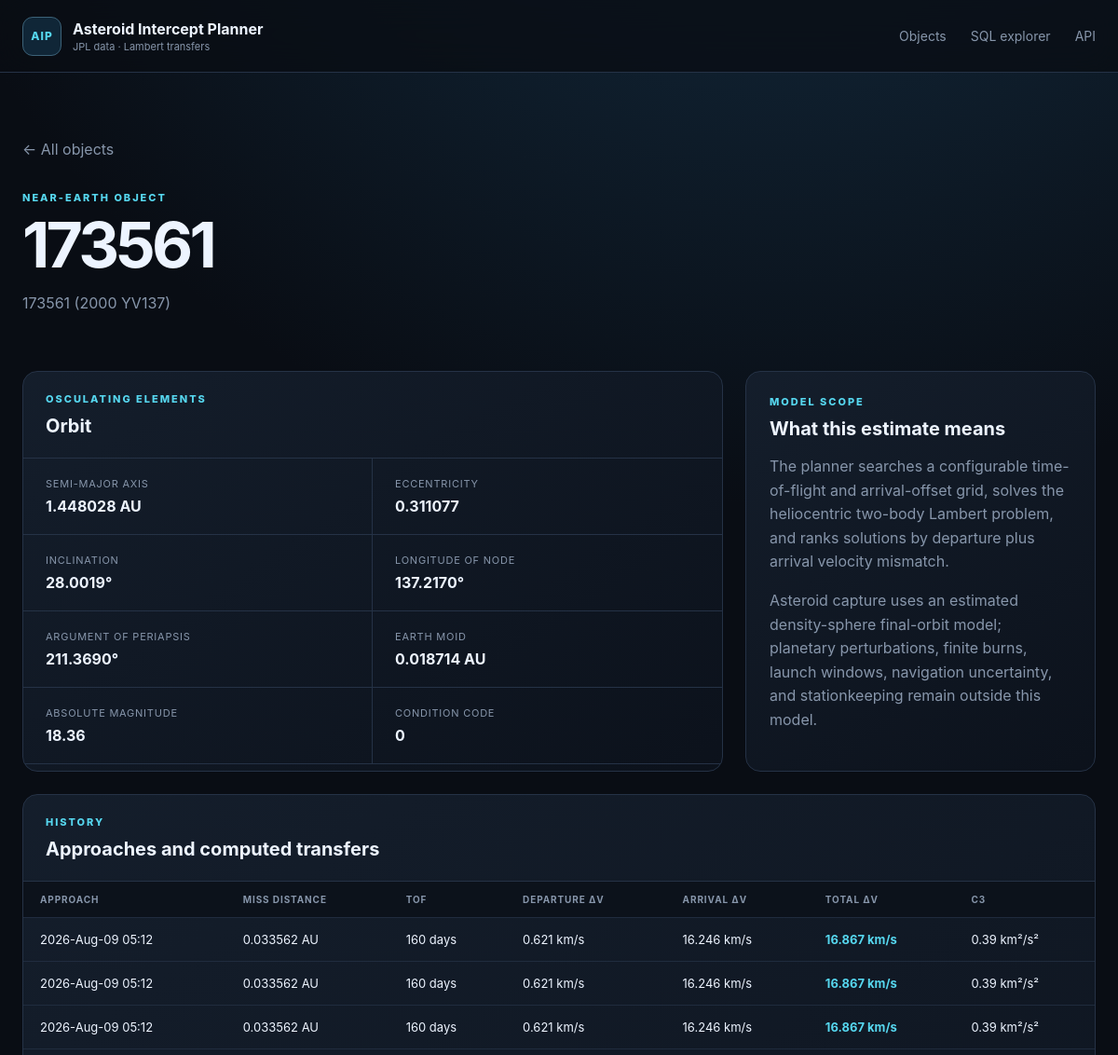
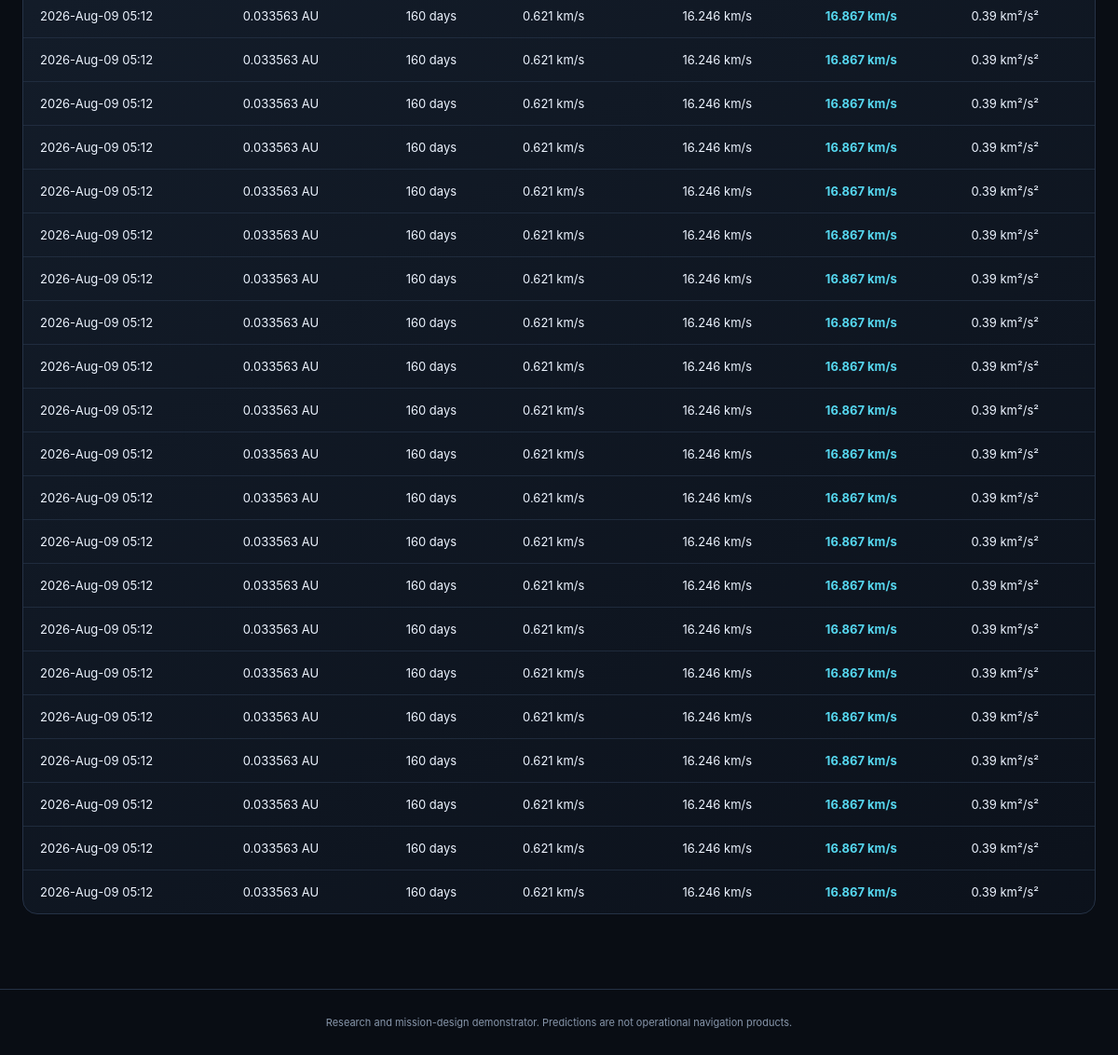
Screenshot of /asteroid/173561 with the database file from the repository (2 pictures, top to bottom).
### tables this page shows
CREATE TABLE orbital_elements (
    designation TEXT PRIMARY KEY REFERENCES asteroids(designation) ON DELETE CASCADE,
    epoch_jd_tdb REAL,
    semi_major_axis_au REAL NOT NULL,
    eccentricity REAL NOT NULL,
    inclination_deg REAL NOT NULL,
    raan_deg REAL NOT NULL,
    arg_periapsis_deg REAL NOT NULL,
    mean_anomaly_deg REAL,
    perihelion_time_jd_tdb REAL,
    perihelion_distance_au REAL,
    aphelion_distance_au REAL,
    orbital_period_days REAL,
    earth_moid_au REAL,
    condition_code TEXT,
    orbit_id TEXT,
    source TEXT NOT NULL,
    updated_at TEXT NOT NULL
);

CREATE TABLE asteroids (
    designation TEXT PRIMARY KEY,
    fullname TEXT,
    absolute_magnitude_h REAL,
    diameter_km REAL,
    first_seen_at TEXT NOT NULL,
    updated_at TEXT NOT NULL
);

CREATE TABLE intercept_plans (
    plan_id INTEGER PRIMARY KEY AUTOINCREMENT,
    approach_id INTEGER NOT NULL REFERENCES close_approaches(approach_id) ON DELETE CASCADE,
    method TEXT NOT NULL,
    departure_jd_tdb REAL NOT NULL,
    arrival_jd_tdb REAL NOT NULL,
    tof_days REAL NOT NULL,
    departure_dv_kms REAL NOT NULL,
    arrival_dv_kms REAL NOT NULL,
    total_dv_kms REAL NOT NULL,
    c3_km2_s2 REAL,
    leo_departure_dv_kms REAL,
    polyline_json TEXT,
    computed_at TEXT NOT NULL, capture_dv_kms REAL, stable_final_orbit INTEGER, capture_json TEXT,
    UNIQUE (approach_id, method)
);

CREATE TABLE close_approaches (
    approach_id INTEGER PRIMARY KEY AUTOINCREMENT,
    designation TEXT NOT NULL REFERENCES asteroids(designation) ON DELETE CASCADE,
    body TEXT NOT NULL DEFAULT 'Earth',
    close_approach_jd_tdb REAL NOT NULL,
    close_approach_text TEXT,
    distance_au REAL NOT NULL,
    distance_min_au REAL,
    distance_max_au REAL,
    relative_velocity_kms REAL,
    hyperbolic_excess_velocity_kms REAL,
    time_uncertainty TEXT,
    ingested_at TEXT NOT NULL,
    UNIQUE (designation, body, close_approach_jd_tdb)
);

### app/web.py (the view)
    @application.route("/asteroid/<designation>")
    def asteroid_detail(designation: str):
        asteroid = get_asteroid(designation, settings.database_path)
        if asteroid is None:
            return render_template("not_found.html", designation=designation), 404
        return render_template(
            "detail.html",
            asteroid=asteroid,
            approaches=asteroid_approaches(designation, settings.database_path),
        )

### app/database.py (called while the page is built, shortened)
def _dict_row(cursor: sqlite3.Cursor, row: tuple[Any, ...]) -> dict[str, Any]:
    return {column[0]: row[index] for index, column in enumerate(cursor.description)}

@contextmanager
def connect(path: Path | None = None) -> Iterator[sqlite3.Connection]:
    database_path = Path(path or get_settings().database_path)
    database_path.parent.mkdir(parents=True, exist_ok=True)
    connection = sqlite3.connect(database_path, timeout=30)
    connection.row_factory = _dict_row
    connection.execute("PRAGMA foreign_keys = ON")
    connection.execute("PRAGMA busy_timeout = 30000")
    try:
        yield connection
    finally:
        connection.close()

def initialize_database(path: Path | None = None) -> Path:
    database_path = Path(path or get_settings().database_path)
    schema = Path(__file__).with_name("schema.sql").read_text(encoding="utf-8")
    with connect(database_path) as connection:
        schema_version = int(connection.execute("PRAGMA user_version").fetchone()["user_version"])
        if schema_version < 2:
            connection.executescript(schema)
            connection.commit()
    return database_path

def fetch_all(
    query: str, params: Sequence[Any] = (), path: Path | None = None
) -> list[dict[str, Any]]:
    initialize_database(path)
    with connect(path) as connection:
        return connection.execute(query, params).fetchall()

def fetch_one(
    query: str, params: Sequence[Any] = (), path: Path | None = None
) -> dict[str, Any] | None:
    rows = fetch_all(query, params, path)
    return rows[0] if rows else None

def get_asteroid(designation: str, path: Path | None = None) -> dict[str, Any] | None:
    return fetch_one(
        """
        SELECT a.*, oe.*
        FROM asteroids a
        LEFT JOIN orbital_elements oe USING(designation)
        WHERE a.designation = ?
        """,
        (designation,),
        path,
    )

def asteroid_approaches(designation: str, path: Path | None = None) -> list[dict[str, Any]]:
    return fetch_all(
        """
        SELECT ca.*, ip.*
        FROM close_approaches ca
        LEFT JOIN intercept_plans ip USING(approach_id)
        WHERE ca.designation = ?
        ORDER BY ca.close_approach_jd_tdb DESC
        """,
        (designation,),
        path,
    )

### app/templates/detail.html (shortened to what this page needs)
{% extends "base.html" %}
{% block content %}
<section class="detail-hero">
  <a class="back" href="{{ url_for('index') }}">← All objects</a>
  <p class="eyebrow">NEAR-EARTH OBJECT</p>
  <h1>{{ asteroid.designation }}</h1>
  <p>{{ asteroid.fullname or 'JPL small-body designation' }}</p>
</section>
<section class="detail-grid">
  <article class="panel">
    <div class="panel-header"><div><p class="eyebrow">OSCULATING ELEMENTS</p><h2>Orbit</h2></div></div>
    <dl class="spec-grid">
      <div><dt>Semi-major axis</dt><dd>{{ asteroid.semi_major_axis_au|number(6) }} AU</dd></div>
      <div><dt>Eccentricity</dt><dd>{{ asteroid.eccentricity|number(6) }}</dd></div>
      <div><dt>Inclination</dt><dd>{{ asteroid.inclination_deg|number(4) }}°</dd></div>
      <div><dt>Longitude of node</dt><dd>{{ asteroid.raan_deg|number(4) }}°</dd></div>
      <div><dt>Argument of periapsis</dt><dd>{{ asteroid.arg_periapsis_deg|number(4) }}°</dd></div>
      <div><dt>Earth MOID</dt><dd>{{ asteroid.earth_moid_au|number(6) }} AU</dd></div>
      <div><dt>Absolute magnitude</dt><dd>{{ asteroid.absolute_magnitude_h|number(2) }}</dd></div>
      <div><dt>Condition code</dt><dd>{{ asteroid.condition_code or '—' }}</dd></div>
    </dl>
  </article>
  <article class="panel note-card">
    <p class="eyebrow">MODEL SCOPE</p>
    <h2>What this estimate means</h2>
    <p>The planner searches a configurable time-of-flight and arrival-offset grid, solves the heliocentric two-body Lambert problem, and ranks solutions by departure plus arrival velocity mismatch.</p>
    <p>Asteroid capture uses an estimated density-sphere final-orbit model; planetary perturbations, finite burns, launch windows, navigation uncertainty, and stationkeeping remain outside this model.</p>
  </article>
</section>
<section class="panel">
  <div class="panel-header"><div><p class="eyebrow">HISTORY</p><h2>Approaches and computed transfers</h2></div></div>
  <div class="table-wrap"><table>
    <thead><tr><th>Approach</th><th>Miss distance</th><th>TOF</th><th>Departure Δv</th><th>Arrival Δv</th><th>Total Δv</th><th>C3</th></tr></thead>
    <tbody>{% for row in approaches %}<tr>
      <td>{{ row.close_approach_text or row.close_approach_jd_tdb }}</td>
      <td>{{ row.distance_au|number(6) }} AU</td>
      <td>{{ row.tof_days|number(0) }} days</td>
      <td>{{ row.departure_dv_kms|number(3) }} km/s</td>
      <td>{{ row.arrival_dv_kms|number(3) }} km/s</td>
      <td><strong class="accent">{{ row.total_dv_kms|number(3) }} km/s</strong></td>
      <td>{{ row.c3_km2_s2|number(2) }} km²/s²</td>
    </tr>{% endfor %}</tbody>
  </table></div>
</section>
{% endblock %}

### app/static/style.css (style rules this page uses)
:root { --bg:#090d14;--surface:#101722;--surface-2:#151f2d;--line:#253246;--text:#edf4ff;--muted:#8796ab;--cyan:#56d7ef;--green:#67e8b5;--orange:#ffad66;--max:1440px;font-family:Inter,ui-sans-serif,system-ui,-apple-system,BlinkMacSystemFont,"Segoe UI",sans-serif;color-scheme:dark }
* { box-sizing:border-box }
body { margin:0;background:radial-gradient(circle at 70% -20%,#16334a 0,transparent 35%),var(--bg);color:var(--text);min-height:100vh }
.eyebrow { font-size:11px;letter-spacing:.18em;color:var(--cyan);font-weight:800;margin:0 0 10px }
.hero h1,.detail-hero h1 { font-size:clamp(42px,6vw,82px);line-height:.98;margin:0;letter-spacing:-.055em }
.hero>div>p:last-child,.detail-hero>p:last-child { color:var(--muted);max-width:680px;line-height:1.65 }
.panel { border:1px solid var(--line);background:linear-gradient(145deg,rgba(21,31,45,.93),rgba(12,18,28,.93));border-radius:16px;overflow:hidden }
.panel-header { padding:22px 24px;border-bottom:1px solid var(--line);display:flex;align-items:center;justify-content:space-between;gap:24px }
.panel-header h2,.note-card h2,.table-list h2 { margin:0;font-size:20px }
.table-wrap { overflow:auto }
table { width:100%;border-collapse:collapse;font-size:13px }
th { text-align:left;color:var(--muted);font-size:10px;text-transform:uppercase;letter-spacing:.09em;padding:13px 18px;background:#0c121b;white-space:nowrap }
td { border-top:1px solid rgba(37,50,70,.75);padding:15px 18px;white-space:nowrap }
.object-link:hover,.accent { color:var(--cyan) }
.detail-hero { padding:30px 0 44px }
.detail-hero h1 { font-size:68px }
.back { display:inline-block;margin-bottom:35px;color:var(--muted);text-decoration:none }
.detail-grid { display:grid;grid-template-columns:2fr 1fr;gap:24px;margin-bottom:24px }
.spec-grid { display:grid;grid-template-columns:repeat(2,1fr);margin:0 }
.spec-grid div { padding:20px 24px;border-bottom:1px solid var(--line) }
.spec-grid div:nth-child(odd) { border-right:1px solid var(--line) }
dt { color:var(--muted);font-size:11px;text-transform:uppercase;letter-spacing:.07em }
dd { margin:7px 0 0;font-weight:700 }
.note-card { padding:25px }
.note-card p:not(.eyebrow) { color:var(--muted);line-height:1.6 }

### rows the page displays
orbital_elements: designation "173561", semi_major_axis_au|number "1.448028", eccentricity|number "0.311077", inclination_deg|number "28.0019", raan_deg|number "137.2170", arg_periapsis_deg|number "211.3690", earth_moid_au|number "0.018714", condition_code "0"
asteroids: fullname "173561 (2000 YV137)", absolute_magnitude_h|number "18.36"
intercept_plans: close_approach_text "2026-Aug-09 05:12", distance_au|number "0.033562", tof_days|number "160", departure_dv_kms|number "0.621", arrival_dv_kms|number "16.246", total_dv_kms|number "16.867", c3_km2_s2|number "0.39"
intercept_plans: close_approach_text "2026-Aug-09 05:12", distance_au|number "0.033562", tof_days|number "160", departure_dv_kms|number "0.621", arrival_dv_kms|number "16.246", total_dv_kms|number "16.867", c3_km2_s2|number "0.39"
intercept_plans: close_approach_text "2026-Aug-09 05:12", distance_au|number "0.033562", tof_days|number "160", departure_dv_kms|number "0.621", arrival_dv_kms|number "16.246", total_dv_kms|number "16.867", c3_km2_s2|number "0.39"
intercept_plans: close_approach_text "2026-Aug-09 05:12", distance_au|number "0.033563", tof_days|number "160", departure_dv_kms|number "0.621", arrival_dv_kms|number "16.246", total_dv_kms|number "16.867", c3_km2_s2|number "0.39"
intercept_plans: close_approach_text "2026-Aug-09 05:12", distance_au|number "0.033563", tof_days|number "160", departure_dv_kms|number "0.621", arrival_dv_kms|number "16.246", total_dv_kms|number "16.867", c3_km2_s2|number "0.39"
intercept_plans: close_approach_text "2026-Aug-09 05:12", distance_au|number "0.033563", tof_days|number "160", departure_dv_kms|number "0.621", arrival_dv_kms|number "16.246", total_dv_kms|number "16.867", c3_km2_s2|number "0.39"
intercept_plans: close_approach_text "2026-Aug-09 05:12", distance_au|number "0.033563", tof_days|number "160", departure_dv_kms|number "0.621", arrival_dv_kms|number "16.246", total_dv_kms|number "16.867", c3_km2_s2|number "0.39"
intercept_plans: close_approach_text "2026-Aug-09 05:12", distance_au|number "0.033563", tof_days|number "160", departure_dv_kms|number "0.621", arrival_dv_kms|number "16.246", total_dv_kms|number "16.867", c3_km2_s2|number "0.39"
intercept_plans: close_approach_text "2026-Aug-09 05:12", distance_au|number "0.033563", tof_days|number "160", departure_dv_kms|number "0.621", arrival_dv_kms|number "16.246", total_dv_kms|number "16.867", c3_km2_s2|number "0.39"
intercept_plans: close_approach_text "2026-Aug-09 05:12", distance_au|number "0.033563", tof_days|number "160", departure_dv_kms|number "0.621", arrival_dv_kms|number "16.246", total_dv_kms|number "16.867", c3_km2_s2|number "0.39"
intercept_plans: close_approach_text "2026-Aug-09 05:12", distance_au|number "0.033563", tof_days|number "160", departure_dv_kms|number "0.621", arrival_dv_kms|number "16.246", total_dv_kms|number "16.867", c3_km2_s2|number "0.39"
intercept_plans: close_approach_text "2026-Aug-09 05:12", distance_au|number "0.033563", tof_days|number "160", departure_dv_kms|number "0.621", arrival_dv_kms|number "16.246", total_dv_kms|number "16.867", c3_km2_s2|number "0.39"
intercept_plans: close_approach_text "2026-Aug-09 05:12", distance_au|number "0.033563", tof_days|number "160", departure_dv_kms|number "0.621", arrival_dv_kms|number "16.246", total_dv_kms|number "16.867", c3_km2_s2|number "0.39"
intercept_plans: close_approach_text "2026-Aug-09 05:12", distance_au|number "0.033563", tof_days|number "160", departure_dv_kms|number "0.621", arrival_dv_kms|number "16.246", total_dv_kms|number "16.867", c3_km2_s2|number "0.39"
intercept_plans: close_approach_text "2026-Aug-09 05:12", distance_au|number "0.033563", tof_days|number "160", departure_dv_kms|number "0.621", arrival_dv_kms|number "16.246", total_dv_kms|number "16.867", c3_km2_s2|number "0.39"
intercept_plans: close_approach_text "2026-Aug-09 05:12", distance_au|number "0.033563", tof_days|number "160", departure_dv_kms|number "0.621", arrival_dv_kms|number "16.246", total_dv_kms|number "16.867", c3_km2_s2|number "0.39"
intercept_plans: close_approach_text "2026-Aug-09 05:12", distance_au|number "0.033563", tof_days|number "160", departure_dv_kms|number "0.621", arrival_dv_kms|number "16.246", total_dv_kms|number "16.867", c3_km2_s2|number "0.39"
intercept_plans: close_approach_text "2026-Aug-09 05:12", distance_au|number "0.033563", tof_days|number "160", departure_dv_kms|number "0.621", arrival_dv_kms|number "16.246", total_dv_kms|number "16.867", c3_km2_s2|number "0.39"
intercept_plans: close_approach_text "2026-Aug-09 05:12", distance_au|number "0.033563", tof_days|number "160", departure_dv_kms|number "0.621", arrival_dv_kms|number "16.246", total_dv_kms|number "16.867", c3_km2_s2|number "0.39"
intercept_plans: close_approach_text "2026-Aug-09 05:12", distance_au|number "0.033563", tof_days|number "160", departure_dv_kms|number "0.621", arrival_dv_kms|number "16.246", total_dv_kms|number "16.867", c3_km2_s2|number "0.39"
intercept_plans: close_approach_text "2026-Aug-09 05:12", distance_au|number "0.033563", tof_days|number "160", departure_dv_kms|number "0.621", arrival_dv_kms|number "16.246", total_dv_kms|number "16.867", c3_km2_s2|number "0.39"
intercept_plans: close_approach_text "2026-Aug-09 05:12", distance_au|number "0.033563", tof_days|number "160", departure_dv_kms|number "0.621", arrival_dv_kms|number "16.246", total_dv_kms|number "16.867", c3_km2_s2|number "0.39"
intercept_plans: close_approach_text "2026-Aug-09 05:12", distance_au|number "0.033563", tof_days|number "160", departure_dv_kms|number "0.621", arrival_dv_kms|number "16.246", total_dv_kms|number "16.867", c3_km2_s2|number "0.39"
intercept_plans: close_approach_text "2026-Aug-09 05:12", distance_au|number "0.033563", tof_days|number "160", departure_dv_kms|number "0.621", arrival_dv_kms|number "16.246", total_dv_kms|number "16.867", c3_km2_s2|number "0.39"
